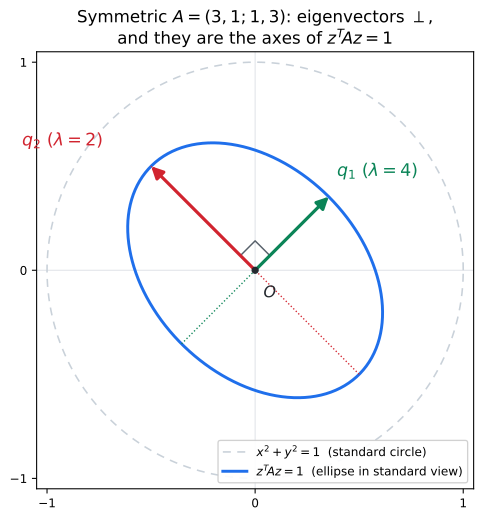

Recreate this plot in Python.
#!/usr/bin/env python3
"""Static figure for 08강 3기 03강 — a real symmetric matrix's eigenvectors are
orthogonal and are exactly the major/minor axes of the level ellipse
z^T A z = 1 (lecture §4, using the worked example A = [[3,1],[1,3]] of §8).

Reproduce:  uv run --with matplotlib --with numpy python symmetric-eigenaxes-03-season-03-04.py
"""
from pathlib import Path
import numpy as np
import matplotlib.pyplot as plt
from matplotlib.patches import FancyArrowPatch

OUT = Path(__file__).with_suffix(".svg")

# the note's worked example: A = [[3,1],[1,3]]  (§8)
A = np.array([[3.0, 1.0], [1.0, 3.0]])
evals, evecs = np.linalg.eigh(A)          # ascending: lambda=2 then lambda=4
# order as the note states them: lambda1=4 with (1,1), lambda2=2 with (-1,1)
idx = np.argsort(evals)[::-1]
evals, evecs = evals[idx], evecs[:, idx]
q1, q2 = evecs[:, 0], evecs[:, 1]         # orthonormal eigenvectors
l1, l2 = evals                            # 4, 2

# level set z^T A z = 1 is an ellipse; semi-axis length along q_i is 1/sqrt(lambda_i)
phi = np.linspace(0, 2 * np.pi, 400)
a, b = 1.0 / np.sqrt(l1), 1.0 / np.sqrt(l2)
ellipse = (a * np.cos(phi)[:, None] * q1 + b * np.sin(phi)[:, None] * q2)

# for contrast: the standard unit circle x^2 + y^2 = 1
circle = np.stack([np.cos(phi), np.sin(phi)], axis=1)

fig, ax = plt.subplots(figsize=(6.0, 5.6))


def arrow(p, color, lw=2.4, label=None, dx=0.0, dy=0.0):
    ax.add_patch(FancyArrowPatch((0, 0), p, arrowstyle="-|>", mutation_scale=18,
                                 lw=lw, color=color, shrinkA=0, shrinkB=0, zorder=6))
    if label:
        ax.text(p[0] + dx, p[1] + dy, label, color=color, fontsize=13, weight="bold")


# standard unit circle (faint, for reference)
ax.plot(circle[:, 0], circle[:, 1], color="#c9d1d9", lw=1.2, ls=(0, (5, 4)),
        zorder=1, label=r"$x^2+y^2=1$  (standard circle)")

# the inner-product unit circle z^T A z = 1  (looks like an ellipse here)
ax.plot(ellipse[:, 0], ellipse[:, 1], color="#1f6feb", lw=2.2, zorder=2,
        label=r"$z^{T}\!Az=1$  (ellipse in standard view)")

# principal axes = eigenvector directions, scaled to the ellipse's semi-axes
ax.plot([-a * q1[0], a * q1[0]], [-a * q1[1], a * q1[1]],
        color="#0b8457", lw=1.0, ls=":", zorder=3)
ax.plot([-b * q2[0], b * q2[0]], [-b * q2[1], b * q2[1]],
        color="#d1242f", lw=1.0, ls=":", zorder=3)

# eigenvector arrows reaching the ellipse along each axis
arrow(a * q1, "#0b8457", label=r"$q_1\ (\lambda=4)$", dx=0.04, dy=0.10)
arrow(b * q2, "#d1242f", label=r"$q_2\ (\lambda=2)$", dx=-0.62, dy=0.10)

# right-angle marker showing q1 ⊥ q2 at the origin
s = 0.10
corner = s * q1 + s * q2
ax.plot([s * q1[0], corner[0], s * q2[0]], [s * q1[1], corner[1], s * q2[1]],
        color="#57606a", lw=1.1, zorder=5)

ax.scatter([0], [0], s=20, color="#24292f", zorder=7)
ax.text(0.04, -0.13, r"$O$", fontsize=12, color="#24292f")

ax.set_title(r"Symmetric $A=(3,1;1,3)$: eigenvectors $\perp$,"
             "\n" r"and they are the axes of $z^{T}\!Az=1$",
             fontsize=12.5)
ax.set_aspect("equal")
ax.axhline(0, color="#e1e4e8", lw=0.8, zorder=0)
ax.axvline(0, color="#e1e4e8", lw=0.8, zorder=0)
ax.set_xlim(-1.05, 1.05)
ax.set_ylim(-1.05, 1.05)
ax.set_xticks([-1, 0, 1]); ax.set_yticks([-1, 0, 1])
ax.tick_params(labelsize=9)
ax.legend(loc="lower right", fontsize=9, framealpha=0.9)
fig.tight_layout()
fig.savefig(OUT, format="svg", bbox_inches="tight")

# sanity checks printed to confirm the math
ortho = float(q1 @ q2)
print(f"wrote {OUT}")
print(f"eigenvalues = {l1:.3f}, {l2:.3f}  (expect 4, 2)")
print(f"q1.q2 = {ortho:.2e}  (expect ~0, orthogonal)")
print(f"semi-axes: 1/sqrt(4)={a:.4f} along q1, 1/sqrt(2)={b:.4f} along q2")
# verify a sample point lies on z^T A z = 1
zp = a * q1
print(f"check z^T A z at q1-tip = {zp @ A @ zp:.4f}  (expect 1.0)")
